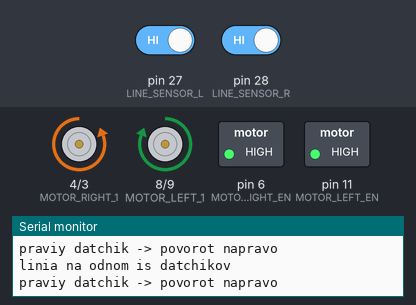
A sketch run on a simulated Arduino Mega 2560, built with avr-gcc and run on an emulated ATmega2560. Shown: motor-driver pin pairs drawn as motors (green arrow = first pin HIGH = forward, orange = second pin HIGH = backward, longer = more drive), switched loads named in the sketch (green lamp = pin HIGH), the last lines printed to the serial monitor. The test bench sets the inputs (shaded band); at power-on: pin 28 (LINE_SENSOR_R) HIGH, pin 27 (LINE_SENSOR_L) HIGH.

Above: at 1.5 s.
1.6 s: pin 28 (LINE_SENSOR_R) driven LOW
At 2.9 s:
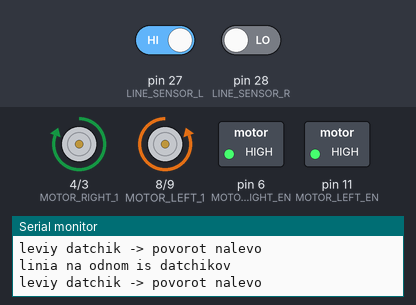
3.2 s: pin 27 (LINE_SENSOR_L) driven LOW
At 4.7 s:
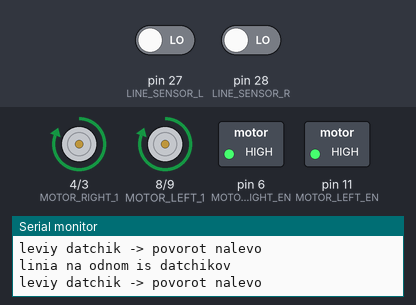
5.0 s: pin 27 (LINE_SENSOR_L) driven HIGH
At 5.7 s:
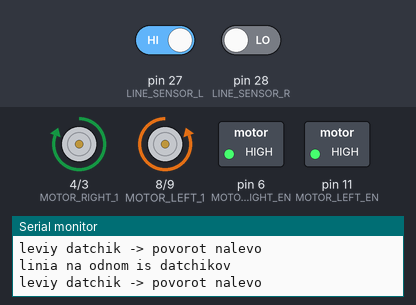
6.5 s: pin 28 (LINE_SENSOR_R) driven HIGH
At 7.7 s:
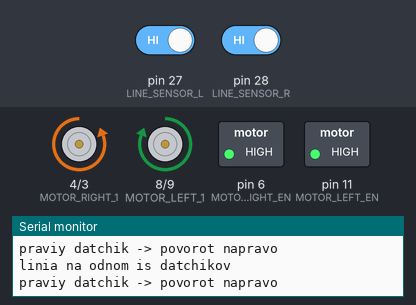
Timing chart, 0 to 9.2 s (numbered marks = the images above; inputs shaded):
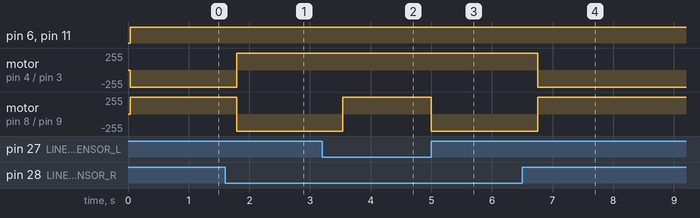

The sketch:

follow_line.ino
```cpp
// Робот Машинка едет по линии

/**
 * Сенсор линии: сенсор подключен к входной ножке и
 * подает на нее сигнал:
 * 1, если сенсор обнаружил линию (черный цвет),
 * 0, если сенсор линию не видит (белый цвет).
 */
#define LINE_SENSOR_L 27
#define LINE_SENSOR_R 28

// Ножки для моторов
#define MOTOR_LEFT_1 8
#define MOTOR_LEFT_2 9
#define MOTOR_LEFT_EN 11
#define MOTOR_RIGHT_1 4
#define MOTOR_RIGHT_2 3
#define MOTOR_RIGHT_EN 6

void mleft_forward() {
    // задать направление
    digitalWrite(MOTOR_LEFT_1, HIGH);
    digitalWrite(MOTOR_LEFT_2, LOW);

    // включить моторы
    digitalWrite(MOTOR_LEFT_EN, HIGH);
}

void mleft_backward() {
    // задать направление
    digitalWrite(MOTOR_LEFT_1, LOW);
    digitalWrite(MOTOR_LEFT_2, HIGH);

    // включить моторы
    digitalWrite(MOTOR_LEFT_EN, HIGH);
}

void mleft_stop() {
    // выключить моторы
    digitalWrite(MOTOR_LEFT_EN, LOW);
}

void mright_forward() {
    // задать направление
    digitalWrite(MOTOR_RIGHT_1, HIGH);
    digitalWrite(MOTOR_RIGHT_2, LOW);

    // включить моторы
    digitalWrite(MOTOR_RIGHT_EN, HIGH);
}

void mright_backward() {
    // задать направление
    digitalWrite(MOTOR_RIGHT_1, LOW);
    digitalWrite(MOTOR_RIGHT_2, HIGH);

    // включить моторы
    digitalWrite(MOTOR_RIGHT_EN, HIGH);
}

void mright_stop() {
    // выключить моторы
    digitalWrite(MOTOR_RIGHT_EN, LOW);
}

void setup() {
    Serial.begin(9600);
    Serial.println("Start Robot Car - the line follower!");

    pinMode(MOTOR_LEFT_1, OUTPUT);
    pinMode(MOTOR_LEFT_2, OUTPUT);
    pinMode(MOTOR_LEFT_EN, OUTPUT);

    pinMode(MOTOR_RIGHT_1, OUTPUT);
    pinMode(MOTOR_RIGHT_2, OUTPUT);
    pinMode(MOTOR_RIGHT_EN, OUTPUT);

    // пин сенсора в режим ввода
    pinMode(LINE_SENSOR_L, INPUT);
    pinMode(LINE_SENSOR_R, INPUT);

    // остановить моторы при старте
    mleft_stop();
    mright_stop();
}


void loop() {
    if( digitalRead(LINE_SENSOR_L) == 0 && digitalRead(LINE_SENSOR_R) == 0 ) {
      // линии нет на обоих датчиках
      //Serial.println("Proverka linii: linii net na 2x datchikah");

      // едем вперед
      mleft_forward();
      mright_forward();
    } else {
      // линия есть хотябы на одном из датчиков
      Serial.println("linia na odnom is datchikov");

      if( digitalRead(LINE_SENSOR_R) == 1 ) {
        // линия под правым датчиком
        Serial.println("praviy datchik -> povorot napravo");

        // ненадолго остановимся, чтобы собраться с мыслями
        //mleft_stop();
        //mright_stop();
        //delay(1000);

        // поворачиваем направо
        mleft_forward();
        mright_backward();

        // поворачиваемся 350 миллисекунд, время получено эмпирически
        delay(350);
      } else {
        // линии нет под правым датчиком, значит она под левым датчиком
        Serial.println("leviy datchik -> povorot nalevo");

        // ненадолго остановимся, чтобы собраться с мыслями
        //mleft_stop();
        //mright_stop();
        //delay(1000);

        // повернуть налево
        mleft_backward();
        mright_forward();

        // поворачиваемся 350 миллисекунд, время получено эмпирически
        delay(350);
      }
    }
}
```

Measured:
- after the input at 1.6 s, motor on pin 4 (MOTOR_RIGHT_1) / pin 3 (MOTOR_RIGHT_2): backward 255/255 → forward 255/255 after 0.19 s; motor on pin 8 (MOTOR_LEFT_1) / pin 9 (MOTOR_LEFT_2): forward 255/255 → backward 255/255 after 0.19 s
- after the input at 3.2 s, motor on pin 8 (MOTOR_LEFT_1) / pin 9 (MOTOR_LEFT_2): backward 255/255 → forward 255/255 after 0.34 s
- after the input at 5.0 s, motor on pin 8 (MOTOR_LEFT_1) / pin 9 (MOTOR_LEFT_2): forward 255/255 → backward 255/255 at once
- after the input at 6.5 s, motor on pin 4 (MOTOR_RIGHT_1) / pin 3 (MOTOR_RIGHT_2): forward 255/255 → backward 255/255 after 0.25 s; motor on pin 8 (MOTOR_LEFT_1) / pin 9 (MOTOR_LEFT_2): backward 255/255 → forward 255/255 after 0.25 s
